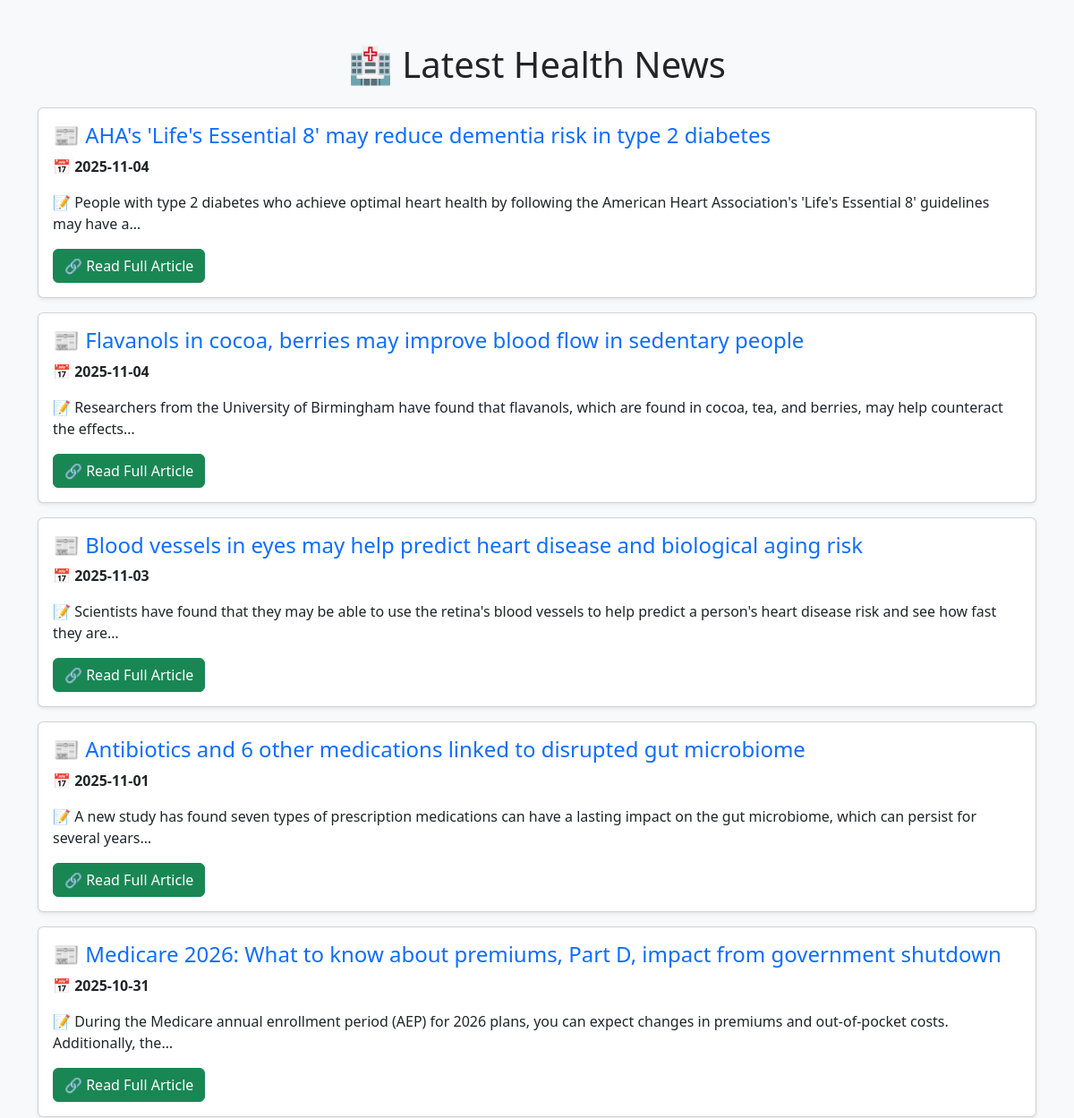
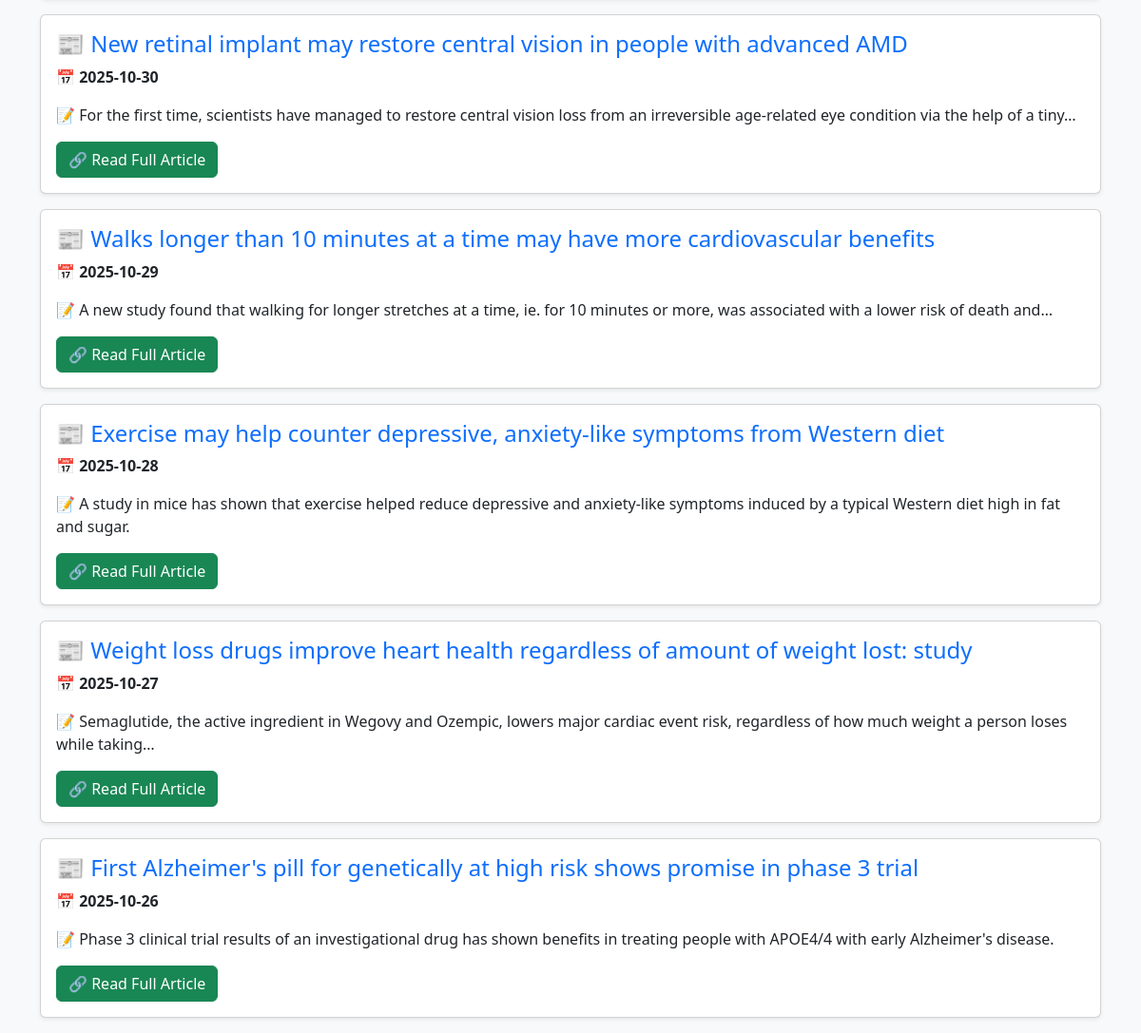
Before: / with the older database file (2 pictures, top to bottom).
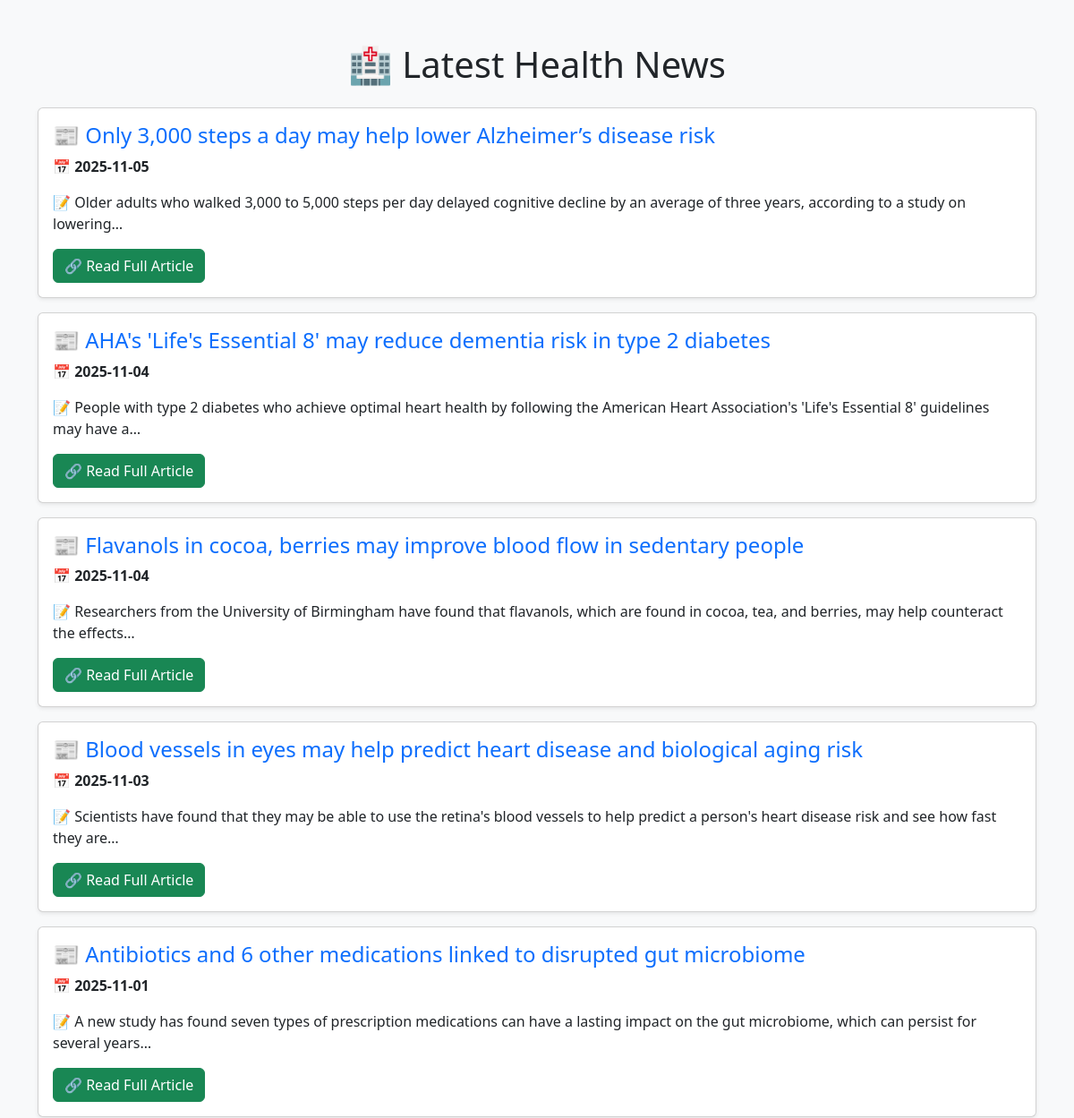
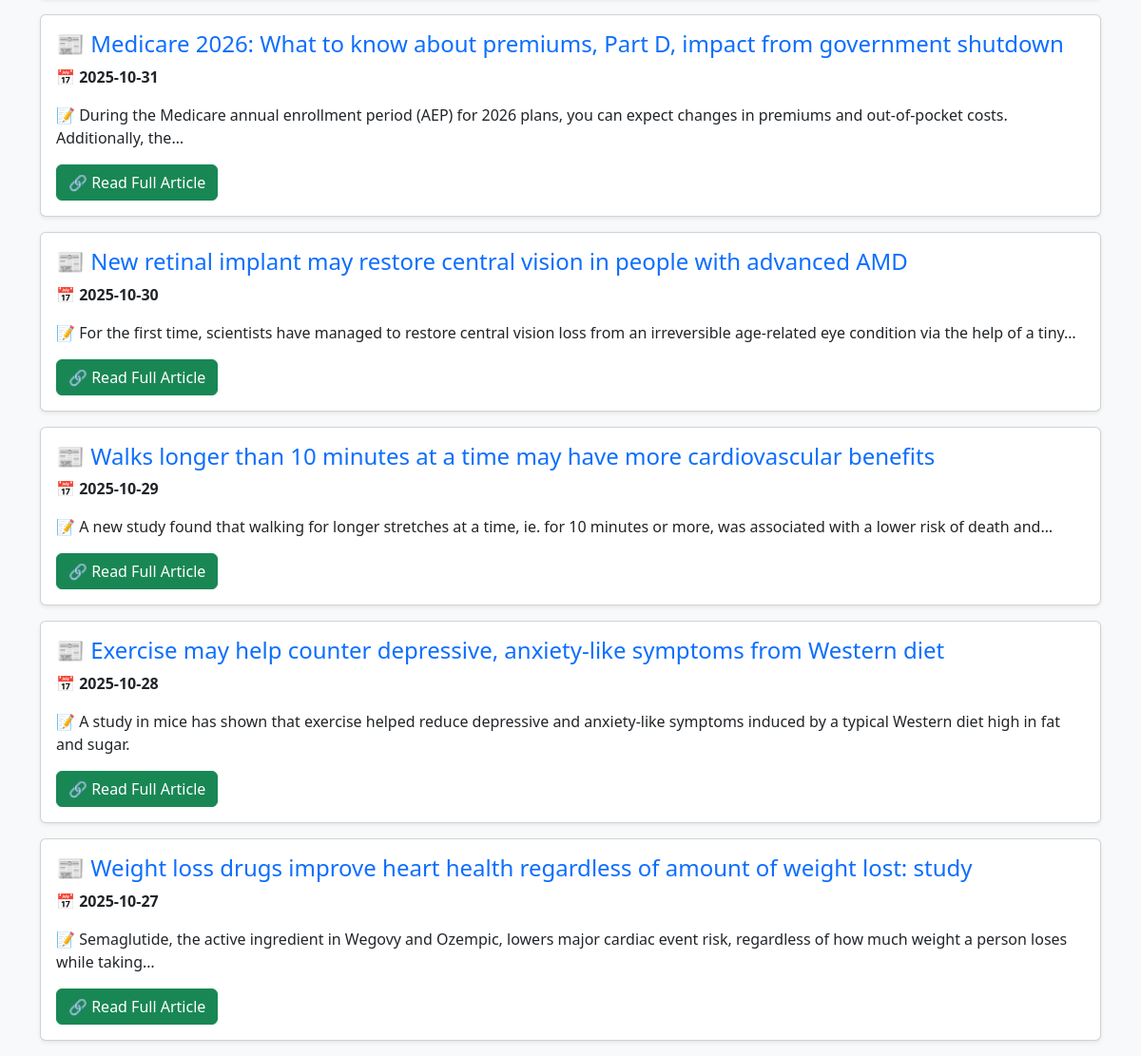
After: the same page with the newer database file (2 pictures, top to bottom).
### tables this page shows
CREATE TABLE news (
        id INTEGER PRIMARY KEY AUTOINCREMENT,
        date TEXT NOT NULL,
        title TEXT UNIQUE, 
        description TEXT,
        news_url TEXT
    );

### app.py (the view)
@app.route("/")
def index():
    page = request.args.get("page", 1, type=int)  # Get the current page number
    limit = 10  # Number of articles per page
    offset = (page - 1) * limit  # Calculate the offset
    news = fetch_news(limit, offset)
    return render_template("index.html", news=news, page=page)

### app.py (called while the page is built)
def fetch_news(limit=10, offset=0):
    conn = sqlite3.connect("health_news.db")
    cursor = conn.cursor()
    cursor.execute("SELECT date, title, description, news_url FROM news ORDER BY date DESC LIMIT ? OFFSET ?", (limit, offset))
    news_list = cursor.fetchall()
    conn.close()
    return news_list

### templates/index.html (shortened to what this page needs)
<!DOCTYPE html>
<html lang="en">
<head>
    <link href="https://cdn.jsdelivr.net/npm/bootstrap@5.3.0/dist/css/bootstrap.min.css" rel="stylesheet">
</head>
<body class="bg-light">
    <div class="container mt-5">
        <h1 class="text-center mb-4">🏥 Latest Health News</h1>
        {% for article in news %}
        <div class="card mb-3 shadow-sm">
            <div class="card-body">
                <h4 class="card-title text-primary">📰 {{ article[1] }}</h4>
                <p class="card-text">📅 <strong>{{ article[0] }}</strong></p>
                <p class="card-text">📝 {{ article[2] }}</p>
                <a href="{{ article[3] }}" class="btn btn-success" target="_blank">🔗 Read Full Article</a>
            </div>
        </div>
        {% endfor %}
    </div>
</body>
</html>

Changed rows visible on the page:
no longer on this page (row unchanged): news: title "First Alzheimer's pill for genetically at high risk shows promise in phase 3 trial", date "2025-10-26", description "Phase 3 clinical trial results of an investigational drug has shown benefits in treating people with APOE4/4 with early Alzheimer's disease."
added news: title "Only 3,000 steps a day may help lower Alzheimer’s disease risk", date "2025-11-05", description "Older adults who walked 3,000 to 5,000 steps per day delayed cognitive decline by an average of three years, according to a study on lowering…"
